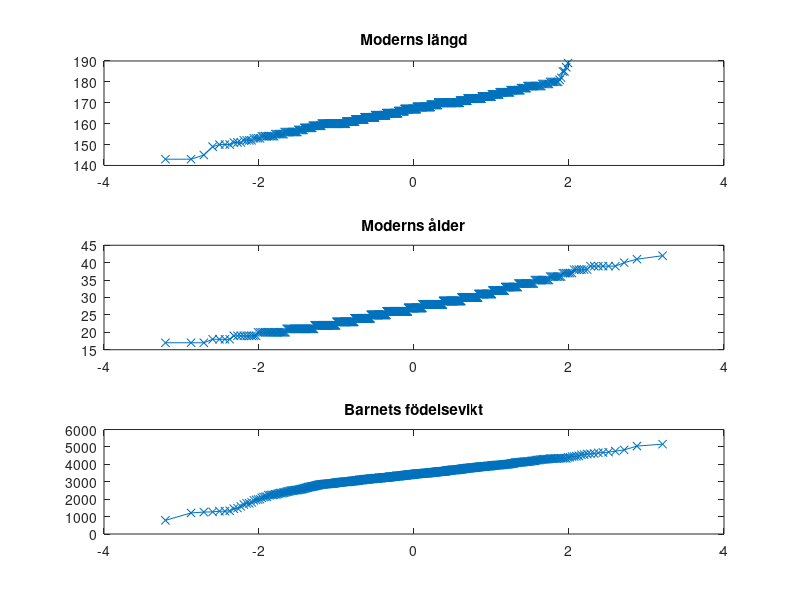

Here is the MATLAB script that generated this plot:
data = load("birth.dat");

birth_weight = data(:,3);
mother_age = data(:, 4);
mother_length = data(:, 16);

subplot(3, 1, 3);
qqplot(birth_weight);
title('Barnets födelsevikt')
ylabel('')
xlabel('')

subplot(3, 1, 2);
qqplot(mother_age);
title('Moderns ålder')
ylabel('')
xlabel('')

subplot(3, 1, 1);
qqplot(mother_length);
title('Moderns längd')
ylabel('')
xlabel('')
